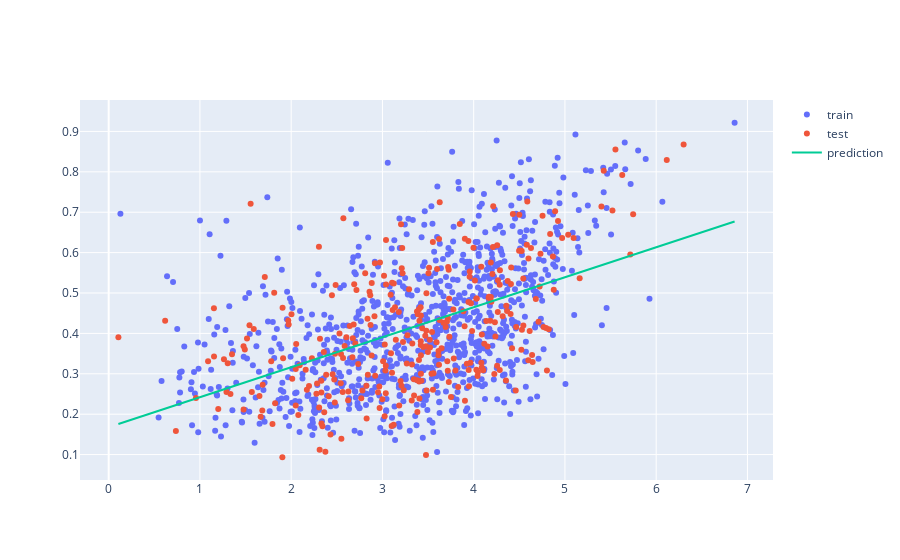

Here is the notebook cell this chart was saved with:
### Code cell
import plotly.express as px
import plotly.graph_objects as go
from sklearn.linear_model import LinearRegression
from sklearn.model_selection import train_test_split

df = counties_tp[(counties_tp['tweet_count_100k']!=0)&(counties_tp['protest_count_100k']!=0)][['tweet_count_100k', 'per_dem']]
X = np.log(df.tweet_count_100k[:, None])
X_train, X_test, y_train, y_test = train_test_split(X, df.per_dem, random_state=0)

model = LinearRegression()
model.fit(X_train, y_train)

x_range = np.linspace(X.min(), X.max(), 100)
y_range = model.predict(x_range.reshape(-1, 1))


fig = go.Figure([
    go.Scatter(x=X_train.squeeze(), y=y_train, name='train', mode='markers'),
    go.Scatter(x=X_test.squeeze(), y=y_test, name='test', mode='markers'),
    go.Scatter(x=x_range, y=y_range, name='prediction')
])

fig.show()

### Figure 1 — Plotly figure (JSON) as saved in the notebook; plotly's stock layout.template omitted (floating-point values rounded to 4 significant figures; data arrays with more than 128 entries replaced by an {"elided": "..."} marker saying what was removed)
{"data": [{"mode": "markers", "name": "train", "type": "scatter", "x": {"elided": "921 float values"}, "y": {"elided": "921 float values"}}, {"mode": "markers", "name": "test", "type": "scatter", "x": {"elided": "307 float values"}, "y": {"elided": "307 float values"}}, {"name": "prediction", "type": "scatter", "x": [0.1063, 0.1745, 0.2427, 0.3109, 0.3791, 0.4473, 0.5155, 0.5838, 0.652, 0.7202, 0.7884, 0.8566, 0.9248, 0.993, 1.061, 1.129, 1.198, 1.266, 1.334, 1.402, 1.47, 1.539, 1.607, 1.675, 1.743, 1.812, 1.88, 1.948, 2.016, 2.084, 2.153, 2.221, 2.289, 2.357, 2.425, 2.494, 2.562, 2.63, 2.698, 2.767, 2.835, 2.903, 2.971, 3.039, 3.108, 3.176, 3.244, 3.312, 3.38, 3.449, 3.517, 3.585, 3.653, 3.721, 3.79, 3.858, 3.926, 3.994, 4.063, 4.131, 4.199, 4.267, 4.335, 4.404, 4.472, 4.54, 4.608, 4.676, 4.745, 4.813, 4.881, 4.949, 5.017, 5.086, 5.154, 5.222, 5.29, 5.359, 5.427, 5.495, 5.563, 5.631, 5.7, 5.768, 5.836, 5.904, 5.972, 6.041, 6.109, 6.177, 6.245, 6.314, 6.382, 6.45, 6.518, 6.586, 6.655, 6.723, 6.791, 6.859], "y": [0.1755, 0.1806, 0.1857, 0.1907, 0.1958, 0.2009, 0.2059, 0.211, 0.2161, 0.2211, 0.2262, 0.2313, 0.2363, 0.2414, 0.2465, 0.2515, 0.2566, 0.2617, 0.2667, 0.2718, 0.2769, 0.2819, 0.287, 0.2921, 0.2971, 0.3022, 0.3073, 0.3123, 0.3174, 0.3225, 0.3275, 0.3326, 0.3377, 0.3427, 0.3478, 0.3529, 0.3579, 0.363, 0.3681, 0.3731, 0.3782, 0.3833, 0.3883, 0.3934, 0.3985, 0.4035, 0.4086, 0.4137, 0.4187, 0.4238, 0.4289, 0.4339, 0.439, 0.4441, 0.4491, 0.4542, 0.4593, 0.4643, 0.4694, 0.4745, 0.4795, 0.4846, 0.4897, 0.4947, 0.4998, 0.5049, 0.5099, 0.515, 0.5201, 0.5251, 0.5302, 0.5353, 0.5403, 0.5454, 0.5505, 0.5555, 0.5606, 0.5657, 0.5707, 0.5758, 0.5809, 0.5859, 0.591, 0.5961, 0.6011, 0.6062, 0.6113, 0.6163, 0.6214, 0.6265, 0.6315, 0.6366, 0.6417, 0.6467, 0.6518, 0.6569, 0.6619, 0.667, 0.6721, 0.6771]}], "layout": {"autosize": true, "xaxis": {"autorange": true, "range": [-0.3112, 7.277], "type": "linear"}, "yaxis": {"autorange": true, "range": [0.02506, 0.9898], "type": "linear"}}}
